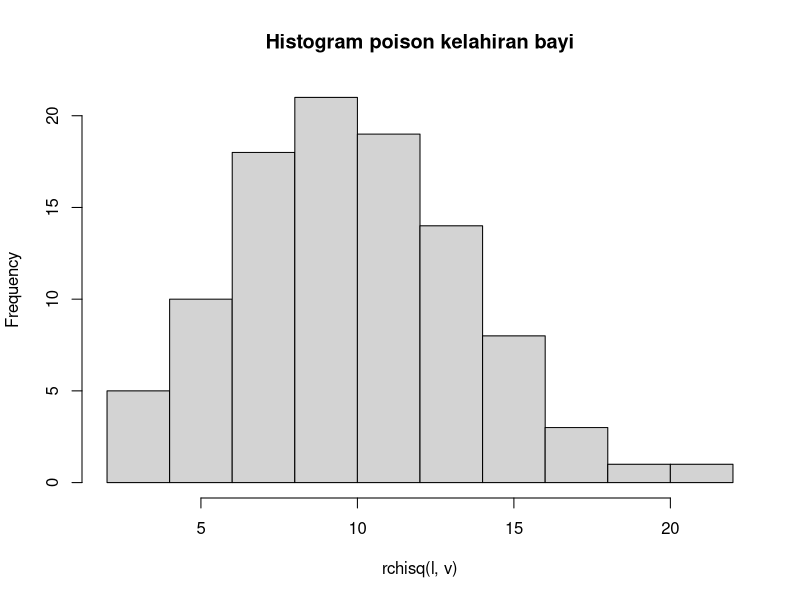

Here is the R script that generated this plot:
# Soal 3
# Bagian (a)
x <- 2
v <- 10
dchisq(x,v,ncp=0)

# Bagian (b)
l <- 100
set.seed(0)
hist(rchisq(l,v),main="Histogram poison kelahiran bayi")

# Bagian (c)
rataan = v
rataan

varians= v*2
varians

#https://jagostat.com/R/distribusi-chi-square-dalam-pemrograman-r
